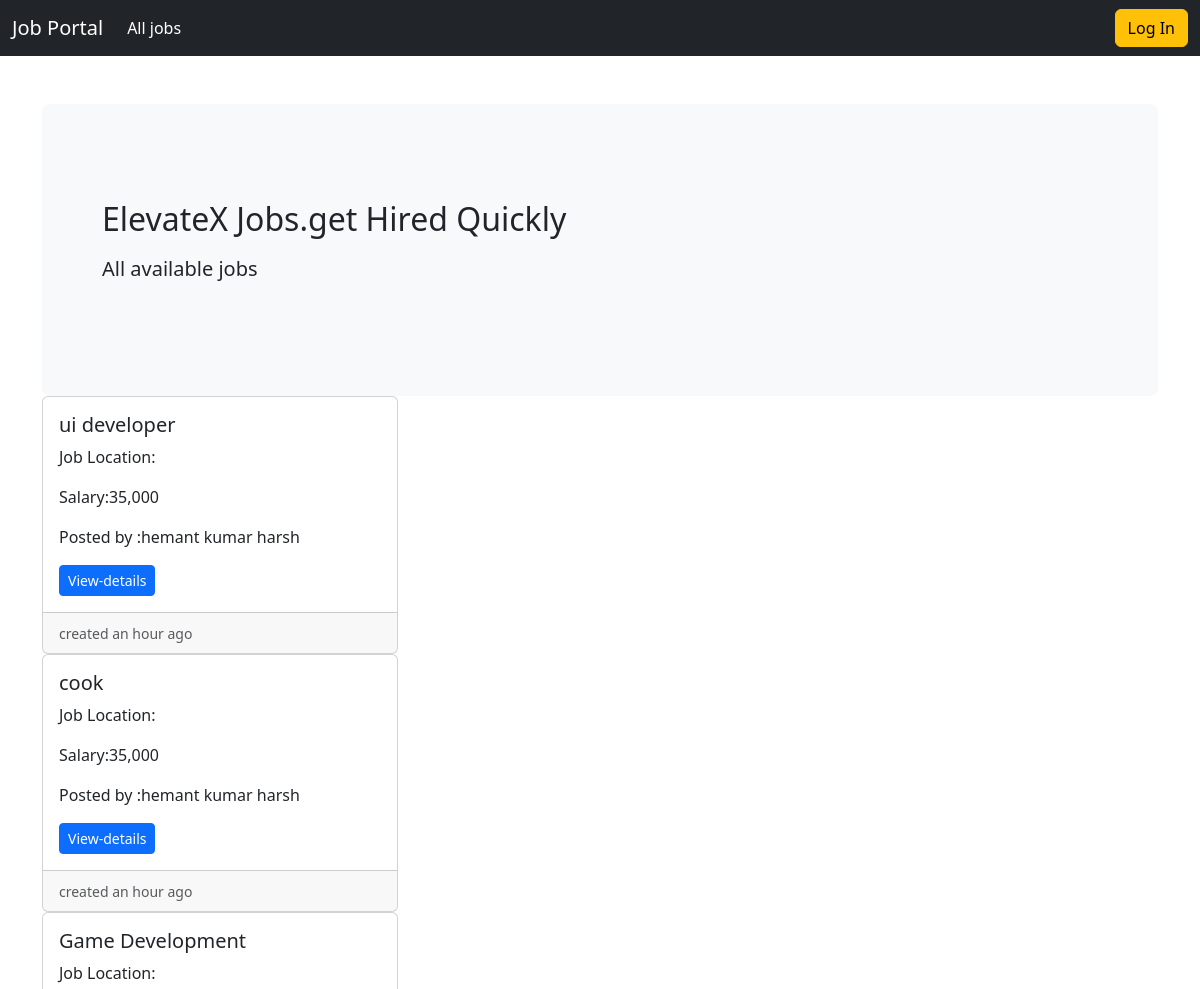
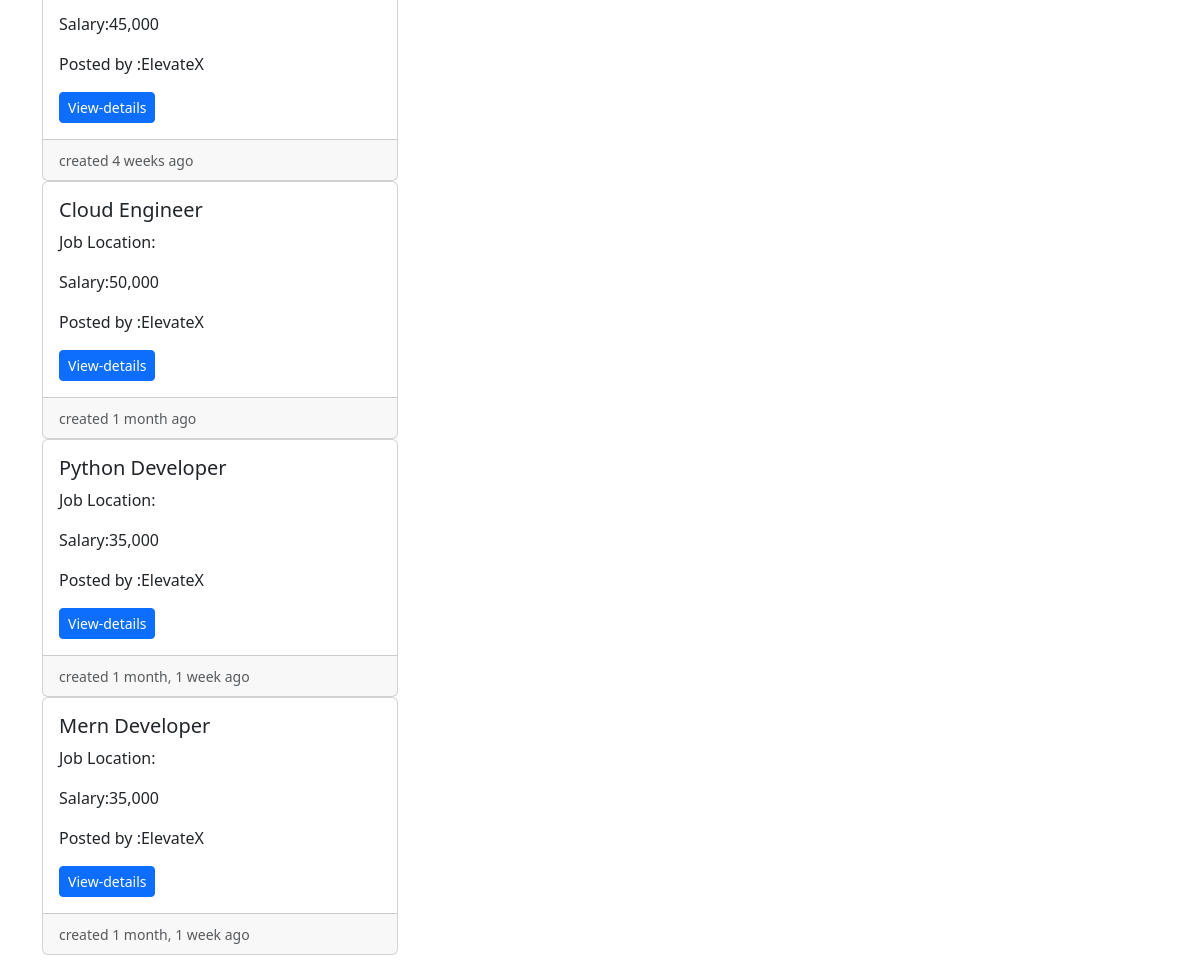
/job-listing/, run on the app's committed database (2 pictures, top to bottom).
### job/models.py (models this page shows, shortened)
class Job(models.Model):
    job_type_choices=(
        ('Remote','Remote'),
        ('Onsite','Onsite'),
        ('Hybrid','Hybrid')
    )
    user=models.ForeignKey(User,on_delete=models.CASCADE)
    company=models.ForeignKey(Company,on_delete=models.CASCADE)
    title=models.CharField(max_length=100 )
    city=models.CharField(max_length=100 )
    salary=models.PositiveIntegerField(default=35000)
    requirements=models.TextField()
    ideal_candidate=models.TextField()
    is_available=models.BooleanField(default=True)
    timestamp=models.DateTimeField(auto_now_add=True)
    industry=models.ForeignKey(Industry,on_delete=models.DO_NOTHING,null=True,blank=True)
    state=models.ForeignKey(State,on_delete=models.DO_NOTHING,null=True,blank=True)
    job_type=models.CharField(max_length=20,choices=job_type_choices,null=True,blank=True)

### company/models.py (models this page shows)
class Company(models.Model):
    user=models.OneToOneField(User,on_delete=models.CASCADE)
    name=models.CharField(max_length=100 ,null=True,blank=True)
    est_date=models.PositiveBigIntegerField(null=True,blank=True)
    city=models.CharField(max_length=100 ,null=True,blank=True)
    state=models.CharField(max_length=100 ,null=True,blank=True)
    def __str__(self):
        return self.name

### website/views.py (the view)
# urls.py: path('job-listing/',views.job_listing,name='job-listing'),
def job_listing(request,):
    jobs=Job.objects.filter(is_available=True).order_by('-timestamp')
    context={'jobs':jobs}
    return render(request,'website/job_listing.html',context)

### templates/website/job_listing.html (shortened to what this page needs)
{% extends 'base.html' %}
{% load humanize %}
{% block content %}
<section>
    <div class="p-5 bg-light rounded-3">
        <div class="container-fluid py-5">
            <h2 class="display-5-fw-bold">ElevateX Jobs.get Hired Quickly</h2>
            <p class="col-md-8 fs-5 mt-3">
                All available jobs
            </p>
        </div>
    </div>
</section>
<div class="row row-cols-1 row-cols-md-3 g-4">
    {% if jobs %}
    {% for job in jobs %}
    <div class="col">
        <div class="card  ">
            <div class="card-body">
                <h5 class="card-title">{{job.title}}</h5>
                <p class="card-text"> Job Location:{{ job.location}}</p>
                <p class="card-text"> Salary:{{job.salary|intcomma}}</p>
                <p class="card-text"> Posted by :{{ job.company}}</p>
                <a class="btn btn-primary btn-sm" href="{% url 'job-details' job.pk %}">View-details</a>
            </div>
            <div class="card-footer">
                <small class="text-muted">created {{ job.timestamp|naturaltime}}</small>
            </div>
        </div>
        {% endfor %}
        {% endif %}
    </div>
</div>
<br>
{% endblock content %}

### data on the page
Job: title "ui developer", salary "35,000", company "hemant kumar harsh", timestamp "an hour ago"
Job: title "cook", salary "35,000", company "hemant kumar harsh", timestamp "an hour ago"
Job: title "Game Development", salary "45,000", company "ElevateX", timestamp "4 weeks ago"
Job: title "Cloud Engineer", salary "50,000", company "ElevateX", timestamp "1 month ago"
Job: title "Python Developer", salary "35,000", company "ElevateX", timestamp "1 month, 1 week ago"
Job: title "Mern Developer", salary "35,000", company "ElevateX", timestamp "1 month, 1 week ago"
